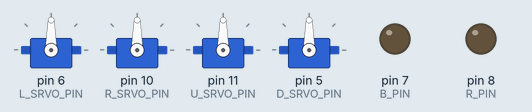
This sketch was run on a simulated Arduino Uno, built with avr-gcc and run on an emulated ATmega328P. Shown: 4 × servo, output pins drawn as LEDs (lit = HIGH).

Above: at 0.1 s.
At 8.3 s:
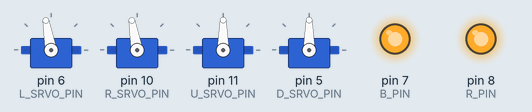
At 12.0 s:
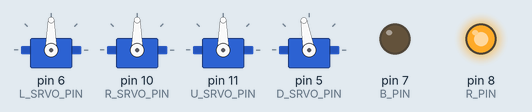
At 39.51 s:
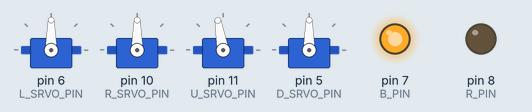
Timing chart, 0 to 40.0 s (numbered marks = the images above):
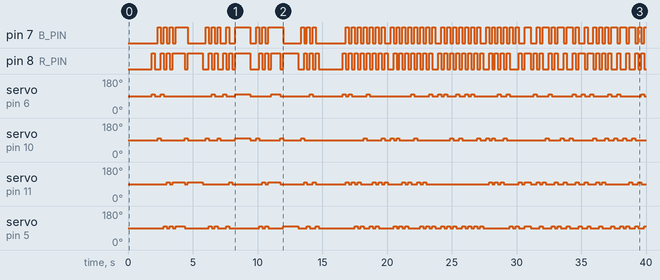

Measured:
- by itself, pin 7 (B_PIN): LOW → HIGH at 2.3 s, → LOW 0.23 s later, → HIGH 0.23 s later, → LOW 0.23 s later, … (117 changes in this stretch)
- by itself, pin 8 (R_PIN): LOW → HIGH at 1.8 s, → LOW 0.23 s later, → HIGH 0.46 s later, → LOW 0.23 s later, … (122 changes in this stretch)
- by itself, servo on pin 6 (L_SRVO_PIN): 90° → 100° at 1.8 s, → 90° 0.23 s later, → 100° 0.46 s later, → 90° 0.23 s later, … (54 changes in this stretch)
- by itself, servo on pin 10 (R_SRVO_PIN): 90° → 100° at 2.3 s, → 90° 0.23 s later, → 100° 1.8 s later, → 90° 0.23 s later, … (54 changes in this stretch)

The sketch:

ddr.ino
```cpp
#include <Servo.h>
extern const uint8_t song_map[392][3];
int song_map_len = 392;
int BPM = 130;
int LPB = 2;  // lines per beat

Servo L_SRVO;
Servo R_SRVO;
Servo U_SRVO;
Servo D_SRVO;

int SRVO_LIFT = 90;
int SRVO_PUSH = 100;

int L_SRVO_PIN = 6;
int R_SRVO_PIN = 10;
int U_SRVO_PIN = 11;
int D_SRVO_PIN = 5;
int R_PIN = 8;
int B_PIN = 7;

void setup() {
    // put your setup code here, to run once:
    Serial.begin(9600);
    L_SRVO.attach(L_SRVO_PIN);
    R_SRVO.attach(R_SRVO_PIN);
    U_SRVO.attach(U_SRVO_PIN);
    D_SRVO.attach(D_SRVO_PIN);
    pinMode(R_PIN, OUTPUT);
    pinMode(B_PIN, OUTPUT);

    // initialize sevos to default position
    clear_pad();

    play_song();
}

void loop() {
    // put your main code here, to run repeatedly:

}

void play_song() {
    for (int i=0; i < song_map_len; i++) {
        if (!(song_map[i][0] == 0 && song_map[i][2] == 1)) { // checks that this is not a holding input
            clear_pad(); // since we're not holding reset the pad
            if (song_map[i][0] > 9) { // double arrow press
                // in a double arrow value, the first digit is one foot, and the second is another,
                // hence we divide and mod by 10 to obtain both values
                move_arrow(song_map[i][0] / 10);
                move_arrow(song_map[i][0] % 10);
                set_led(song_map[i][1]);
            } else if (song_map[i][0] > 0) { // single arrow press
                move_arrow(song_map[i][0]);
                set_led(song_map[i][1]);
            }
        }
        delay((60000/BPM)/LPB);
    }
    clear_pad();
}

void move_arrow(int x) {
    switch (x) {
        case 1:
            // Up
            U_SRVO.write(SRVO_PUSH);
            break;
        case 2:
            // right
            R_SRVO.write(SRVO_PUSH);
            break;
        case 3:
            // down
            D_SRVO.write(SRVO_PUSH);
            break;
        case 4:
            // left
            L_SRVO.write(SRVO_PUSH);
            break;
    }
}

void set_led(int x) {
    switch (x) {
        case 1:
            // left foot
            digitalWrite(R_PIN, HIGH);
            digitalWrite(B_PIN, LOW);
            break;
        case 2:
            // right foot
            digitalWrite(B_PIN, HIGH);
            digitalWrite(R_PIN, LOW);
            break;
        case 3:
            // both
            digitalWrite(B_PIN, HIGH);
            digitalWrite(R_PIN, HIGH);
            break;
    }
}

void clear_pad() {
    U_SRVO.write(SRVO_LIFT);
    L_SRVO.write(SRVO_LIFT);
    R_SRVO.write(SRVO_LIFT);
    D_SRVO.write(SRVO_LIFT);
    digitalWrite(R_PIN, LOW);
    digitalWrite(B_PIN, LOW);
}
```

Source omitted: output.ino (data table, 5933 bytes)
